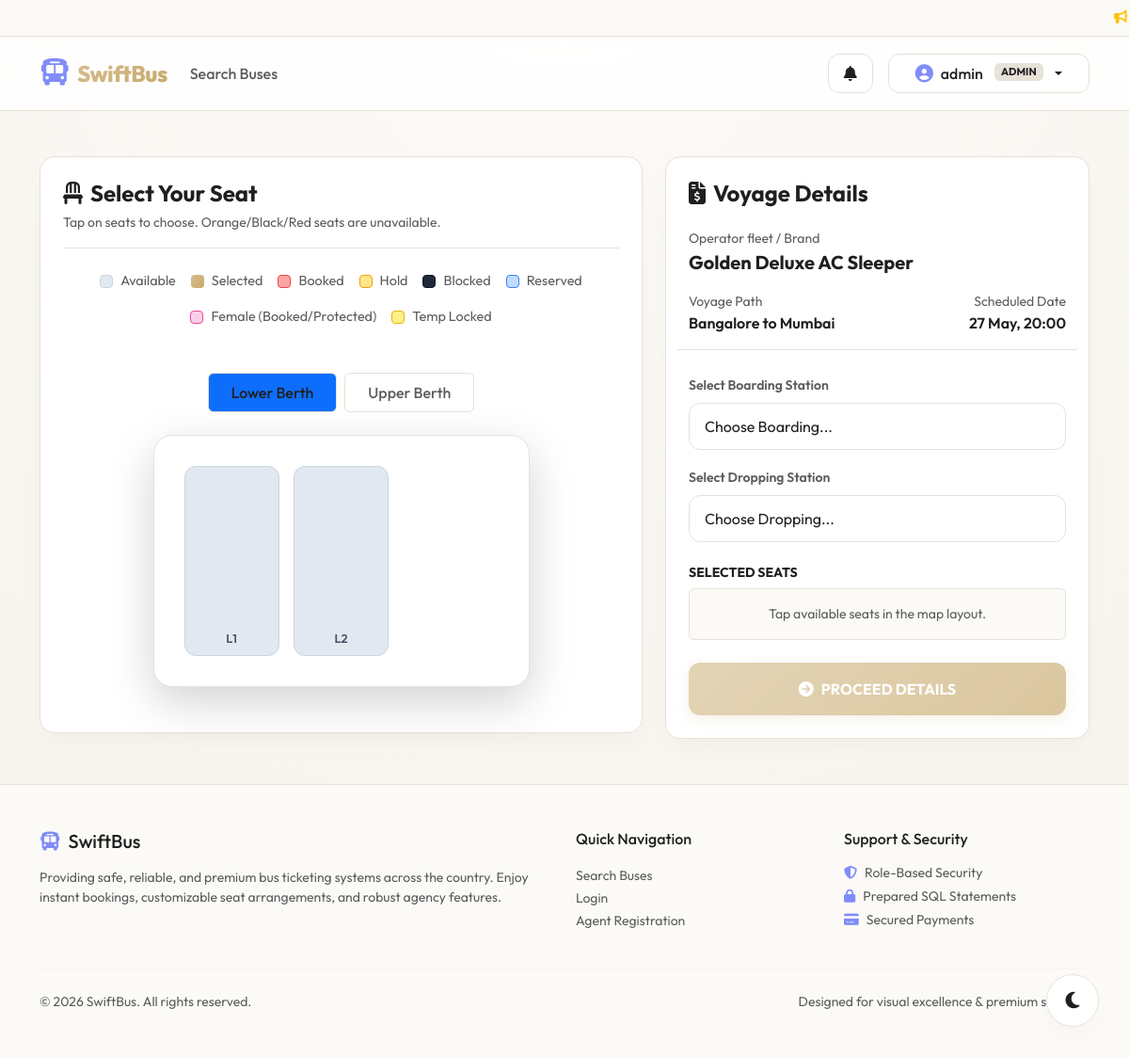
/book.php?trip_id=1 (signed in), run on the app's committed database.
### tables this page shows
CREATE TABLE trips (
    id INT AUTO_INCREMENT PRIMARY KEY,
    bus_id INT NOT NULL,
    route_id INT NOT NULL,
    departure_time DATETIME NOT NULL,
    arrival_time DATETIME NOT NULL,
    base_fare DECIMAL(10,2) NOT NULL,
    seat_prices TEXT NULL,  
    status ENUM('active', 'cancelled') NOT NULL DEFAULT 'active',
    FOREIGN KEY (bus_id) REFERENCES buses(id) ON DELETE CASCADE,
    FOREIGN KEY (route_id) REFERENCES routes(id) ON DELETE CASCADE
);

CREATE TABLE buses (
    id INT AUTO_INCREMENT PRIMARY KEY,
    agent_id INT NOT NULL,
    bus_name VARCHAR(100) NOT NULL,
    bus_number VARCHAR(50) NOT NULL,
    bus_type ENUM('AC Sleeper', 'Non-AC Sleeper', 'AC Seater', 'Non-AC Seater') NOT NULL,
    total_seats INT NOT NULL,
    seat_layout_type VARCHAR(20) DEFAULT '2x2',
    status ENUM('active', 'inactive') NOT NULL DEFAULT 'active',
    created_at TIMESTAMP DEFAULT CURRENT_TIMESTAMP,
    FOREIGN KEY (agent_id) REFERENCES users(id) ON DELETE CASCADE
);

CREATE TABLE routes (
    id INT AUTO_INCREMENT PRIMARY KEY,
    agent_id INT NOT NULL,
    source VARCHAR(100) NOT NULL,
    destination VARCHAR(100) NOT NULL,
    distance_km INT NOT NULL,
    duration VARCHAR(50) NOT NULL DEFAULT '6 hours',
    pickup_points TEXT NOT NULL,  
    drop_points TEXT NOT NULL,    
    status ENUM('active', 'inactive') NOT NULL DEFAULT 'active',
    FOREIGN KEY (agent_id) REFERENCES users(id) ON DELETE CASCADE
);

### book.php (the view, shortened to what this page needs)
<?php
require_once __DIR__ . '/includes/auth_middleware.php';
$trip_id = intval($_GET['trip_id'] ?? 0);
try {
    $stmt = $pdo->prepare("
        SELECT
            t.id AS trip_id,
            t.departure_time,
            t.arrival_time,
            t.base_fare,
            b.id AS bus_id,
            b.bus_name,
            b.bus_type,
            b.seat_layout_type,
            b.total_seats,
            r.id AS route_id,
            r.source,
            r.destination,
            r.pickup_points,
            r.drop_points
        FROM trips t
        JOIN buses b ON t.bus_id = b.id
        JOIN routes r ON t.route_id = r.id
        WHERE t.id = :trip_id AND t.status = 'active'
        LIMIT 1
    ");
    $stmt->execute([':trip_id' => $trip_id]);
    $trip = $stmt->fetch();
    $layout_stmt = $pdo->prepare("SELECT rows_count, cols_count, layout_type FROM bus_layouts WHERE bus_id = ? LIMIT 1");
    $layout_stmt->execute([$trip['bus_id']]);
    $layout = $layout_stmt->fetch();
    $seats_stmt = $pdo->prepare("
        SELECT
            s.seat_number, s.row_pos, s.col_pos, s.seat_type, s.is_active,
            ts.status AS seat_status, ts.locked_at, ts.locked_by_session, ts.hold_expires_at,
            sp.base_price AS trip_base, sp.current_price AS trip_cur, sp.offer_price AS trip_off
        FROM bus_seats s
        LEFT JOIN trip_seats ts ON s.seat_number = ts.seat_number AND ts.trip_id = ?
        LEFT JOIN seat_pricing sp ON s.seat_number = sp.seat_number AND sp.trip_id = ?
        WHERE s.bus_id = ? AND s.is_active = 1
    ");
    $seats_stmt->execute([$trip_id, $trip_id, $trip['bus_id']]);
    $db_seats = $seats_stmt->fetchAll();
    $seats_lookup = [];
    if (empty($db_seats)) {
        if ($trip['seat_layout_type'] === '2x1_sleeper') {
            for ($i = 1; $i <= 15; $i++) {
                $db_seats[] = ['seat_number' => "L$i", 'row_pos' => intval(($i-1)/2), 'col_pos' => ($i-1)%2, 'seat_type' => 'Lower Sleeper', 'is_active' => 1];
                $db_seats[] = ['seat_number' => "U$i", 'row_pos' => intval(($i-1)/2), 'col_pos' => ($i-1)%2, 'seat_type' => 'Upper Sleeper', 'is_active' => 1];
            }
        } else {
            for ($i = 1; $i <= 40; $i++) {
                $db_seats[] = ['seat_number' => strval($i), 'row_pos' => intval(($i-1)/4), 'col_pos' => ($i-1)%4 + (($i-1)%4 >= 2 ? 1 : 0), 'seat_type' => 'Normal', 'is_active' => 1];
            }
        }
    }
    foreach ($db_seats as $s) {
        $seatNum = $s['seat_number'];
        $status = !empty($s['seat_status']) ? $s['seat_status'] : 'available';
        $base = !empty($s['trip_off']) ? floatval($s['trip_off']) : (!empty($s['trip_cur']) ? floatval($s['trip_cur']) : (!empty($s['trip_base']) ? floatval($s['trip_base']) : floatval($trip['base_fare'])));
        $seats_lookup[$seatNum] = [
            'number' => $seatNum,
            'row' => intval($s['row_pos']),
            'col' => intval($s['col_pos']),
            'type' => $s['seat_type'] ?? 'Normal',
            'status' => $status,
            'price' => $base
        ];
    }
    $overlapped_seats = [];
    foreach ($seats_lookup as $sNum => $sInfo) {
        $isSleeper = (strpos($sInfo['type'], 'Sleeper') !== false);
        if ($isSleeper) {
            $target_row = $sInfo['row'] + 1;
            $target_col = $sInfo['col'];
            foreach ($seats_lookup as $otherNum => $otherInfo) {
                if ($otherInfo['row'] === $target_row && $otherInfo['col'] === $target_col && $otherNum !== $sNum) {
                    $overlapped_seats[] = $otherNum;
                }
            }
        }
    }
    foreach ($overlapped_seats as $oNum) {
        unset($seats_lookup[$oNum]);
    }
} catch (PDOException $e) {
    die("Error fetching voyage mapping: " . $e->getMessage());
}
require_once __DIR__ . '/includes/header.php';
?>
<div class="row g-4">
    <div class="col-lg-7">
        <div class="glass-card p-4">
            <div class="d-flex align-items-center justify-content-between mb-4 border-bottom border-secondary pb-3 flex-wrap gap-2">
                <div>
                    <h4 class="fw-bold text-white mb-1"><i class="fa-solid fa-chair text-indigo me-2"></i>Select Your Seat</h4>
                    <span class="text-secondary small">Tap on seats to choose. Orange/Black/Red seats are unavailable.</span>
                </div>
            </div>
            <div class="d-flex gap-3 mb-4 justify-content-center flex-wrap small">
                <div class="legend-item"><span class="legend-dot bg-success" style="background:#E2E8F0 !important; border:1px solid #CBD5E1 !important;"></span><span class="text-secondary">Available</span></div>
                <div class="legend-item"><span class="legend-dot" style="background:var(--accent-gold-gradient);"></span><span class="text-secondary">Selected</span></div>
                <div class="legend-item"><span class="legend-dot bg-danger" style="background:#FCA5A5 !important; border:1px solid #EF4444 !important;"></span><span class="text-secondary">Booked</span></div>
                <div class="legend-item"><span class="legend-dot bg-warning" style="background:#FDE68A !important; border:1px solid #F59E0B !important;"></span><span class="text-secondary">Hold</span></div>
                <div class="legend-item"><span class="legend-dot bg-dark" style="background:#1F2937 !important; border:1px solid #111827 !important;"></span><span class="text-secondary">Blocked</span></div>
                <div class="legend-item"><span class="legend-dot bg-primary" style="background:#BFDBFE !important; border:1px solid #3B82F6 !important;"></span><span class="text-secondary">Reserved</span></div>
                <div class="legend-item"><span class="legend-dot" style="background:#FBCFE8 !important; border:1px solid #EC4899 !important;"></span><span class="text-secondary">Female (Booked/Protected)</span></div>
                <div class="legend-item"><span class="legend-dot bg-info" style="background:#FEF08A !important; border:1px solid #EAB308 !important;"></span><span class="text-secondary">Temp Locked</span></div>
            </div>
            <div class="text-center py-4">
                <?php if ($trip['seat_layout_type'] === '2x1_sleeper' && !$layout): ?>
                    <ul class="nav nav-pills justify-content-center mb-4 gap-2" role="tablist">
                        <li class="nav-item">
                            <button class="nav-link btn-secondary-glass active px-4 py-2" id="low-tab" data-bs-toggle="pill" data-bs-target="#low-berth" type="button" role="tab">Lower Berth</button>
                        </li>
                        <li class="nav-item">
                            <button class="nav-link btn-secondary-glass px-4 py-2" id="up-tab" data-bs-toggle="pill" data-bs-target="#up-berth" type="button" role="tab">Upper Berth</button>
                        </li>
                    </ul>
                    <div class="tab-content">
                        <div class="tab-pane fade show active" id="low-berth" role="tabpanel">
                            <div class="seat-map-container shadow-lg">
                                <div class="seat-grid-sleeper">
                                    <?php
                                    foreach ($seats_lookup as $num => $s) {
                                        if (strpos($num, 'L') === 0) {
                                            echo '<div class="seat sleeper-berth ' . $s['status'] . '" data-seat="' . $num . '" data-price="' . $s['price'] . '">' . $num . '</div>';
                                            $i = intval(substr($num, 1));
                                            if ($i % 2 === 0 && ($i + 1) % 3 === 0) {
                                                echo '<div class="seat-walkway"></div>';
                                            }
                                        }
                                    }
                                    ?>
                                </div>
                            </div>
                        </div>
                    </div>
                <?php endif; ?>
            </div>
        </div>
    </div>
    <div class="col-lg-5">
        <div class="glass-card p-4 h-100">
            <h4 class="fw-bold text-white mb-4"><i class="fa-solid fa-file-invoice-dollar text-indigo me-2"></i>Voyage Details</h4>
            <div class="mb-3">
                <span class="text-secondary small d-block">Operator fleet / Brand</span>
                <span class="text-white fw-bold fs-5"><?= htmlspecialchars($trip['bus_name']) ?></span>
                <span class="badge bg-indigo ms-1 text-uppercase" style="font-size:0.7rem;"><?= htmlspecialchars($trip['bus_type']) ?></span>
            </div>
            <div class="row mb-4 border-bottom border-secondary border-opacity-30 pb-3">
                <div class="col-6">
                    <span class="text-secondary small d-block">Voyage Path</span>
                    <span class="text-white fw-semibold"><?= htmlspecialchars($trip['source']) ?> to <?= htmlspecialchars($trip['destination']) ?></span>
                </div>
                <div class="col-6 text-end">
                    <span class="text-secondary small d-block">Scheduled Date</span>
                    <span class="text-white fw-semibold"><?= date('d M, H:i', strtotime($trip['departure_time'])) ?></span>
                </div>
            </div>
            <form action="<?= BASE_URL ?>/checkout.php" method="POST" id="seatProceedForm">
                <div class="mb-3">
                    <label class="form-label text-secondary small fw-semibold">Select Boarding Station</label>
                    <select name="boarding_point" id="boarding_point" class="form-select form-control-swift" required>
                        <option value="">Choose Boarding...</option>
                    </select>
                </div>
                <div class="mb-4">
                    <label class="form-label text-secondary small fw-semibold">Select Dropping Station</label>
                    <select name="dropping_point" id="dropping_point" class="form-select form-control-swift" required>
                        <option value="">Choose Dropping...</option>
                    </select>
                </div>
                <div class="mb-4">
                    <h6 class="text-indigo fw-bold small text-uppercase mb-2">Selected Seats</h6>
                    <div id="no-seat-warning" class="text-secondary small p-3 rounded bg-dark bg-opacity-20 border border-secondary border-opacity-10 text-center">
                        Tap available seats in the map layout.
                    </div>
                </div>
                <button type="submit" id="btnProceedCheckout" class="btn btn-primary-gradient w-100 py-3 text-uppercase fw-bold disabled">
                    <i class="fa-solid fa-circle-arrow-right me-2"></i>Proceed Details
                </button>
            </form>
        </div>
    </div>
</div>
<?php
require_once __DIR__ . '/includes/footer.php';
?>

### data on the page
trips: bus.bus_name "Golden Deluxe AC Sleeper", route.source "Bangalore", route.destination "Mumbai", departure_time "27 May, 20:00"

### other printed values
SYSTEM_NAME "SwiftBus"
$user['username'] "admin"
$user['role'] "ADMIN"
$num "L1"
$num "L2"
